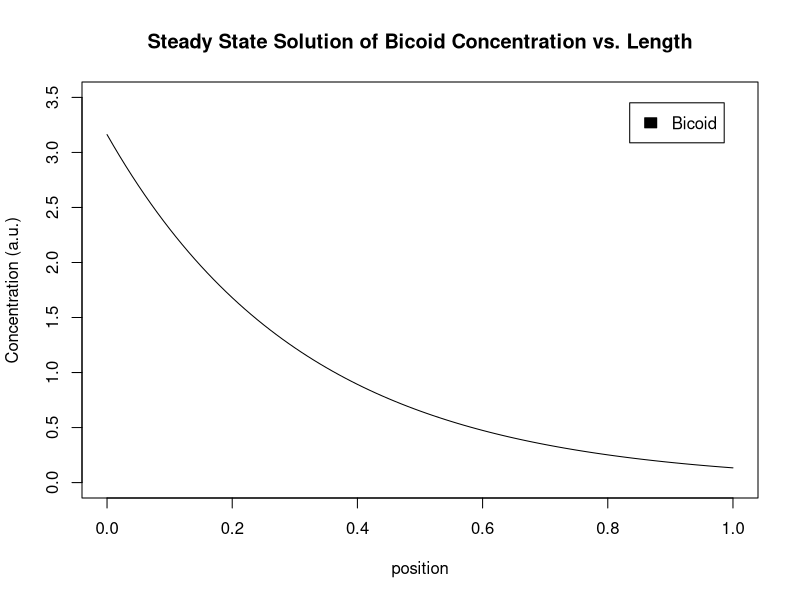
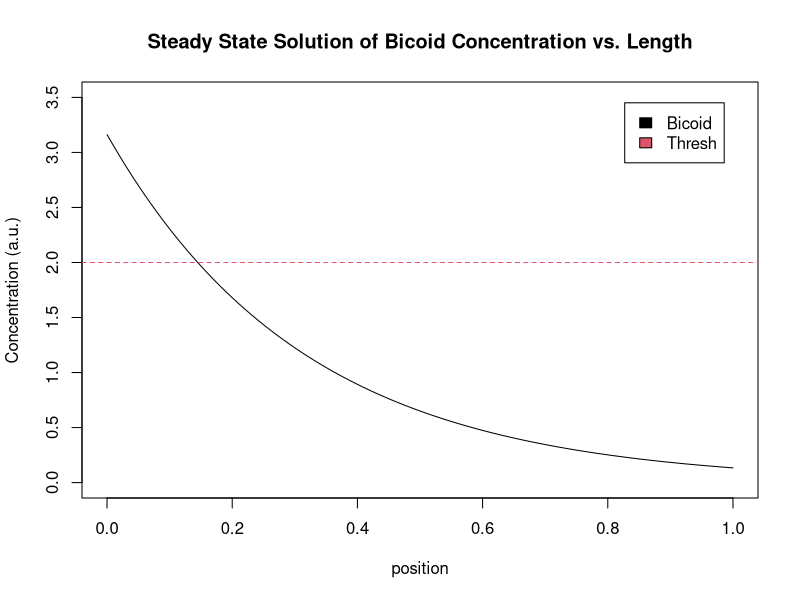
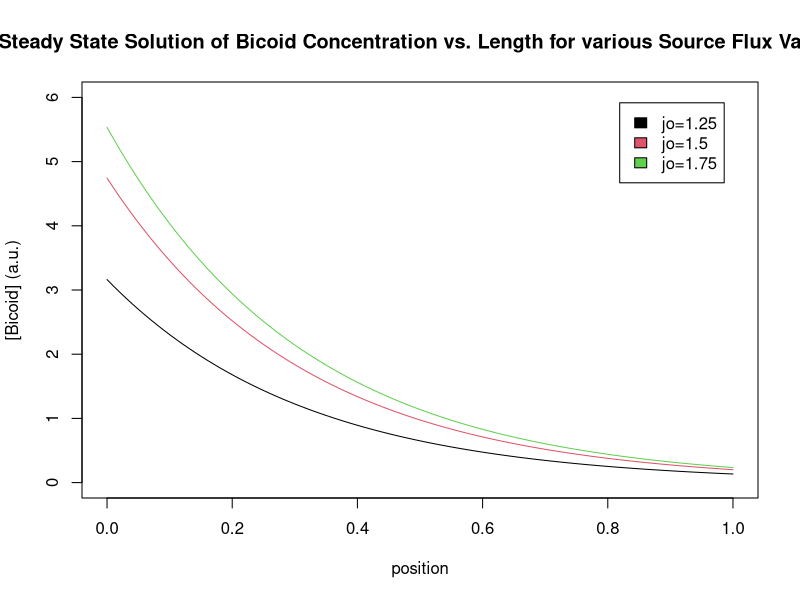
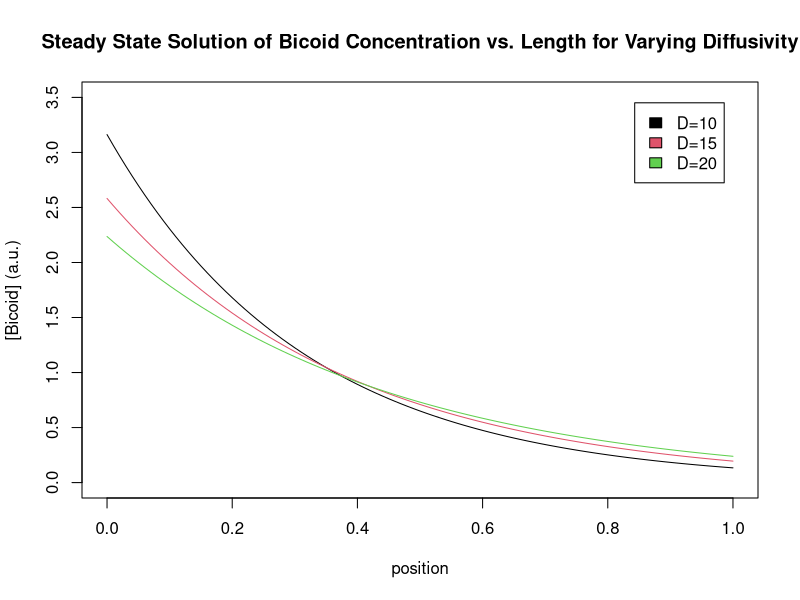
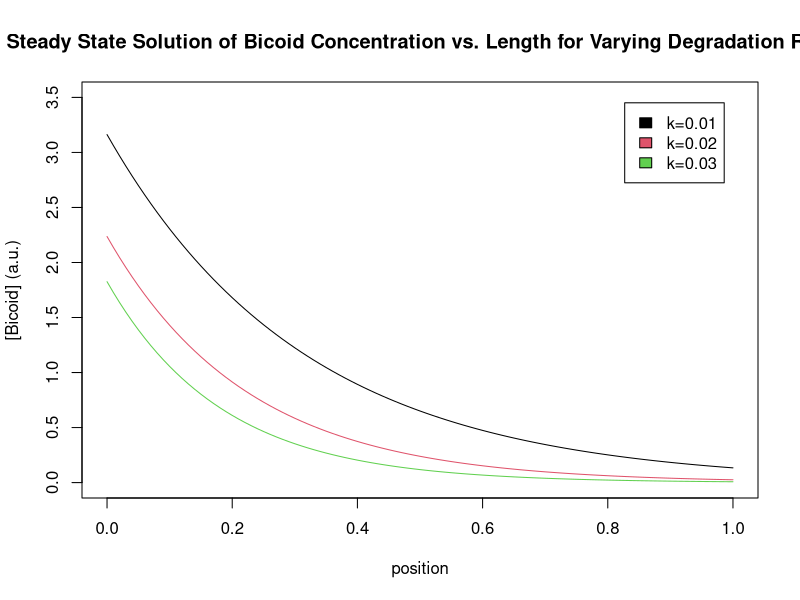
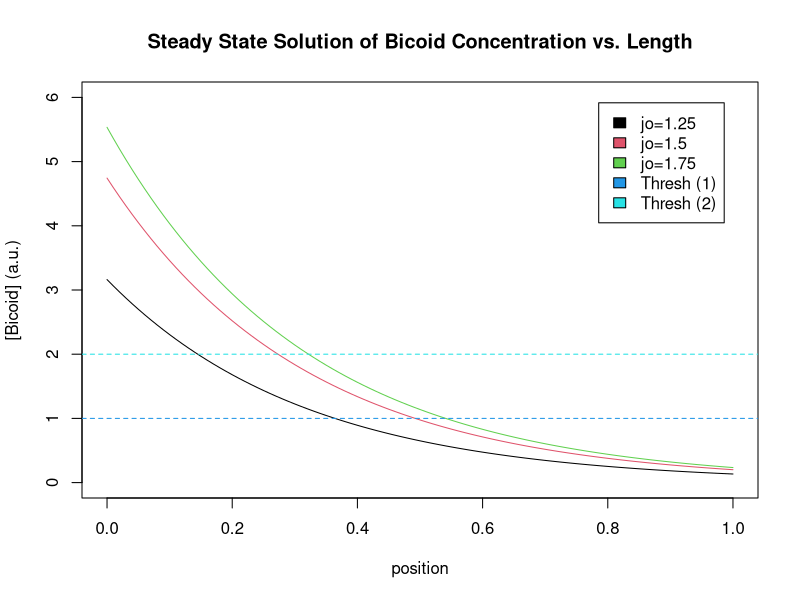
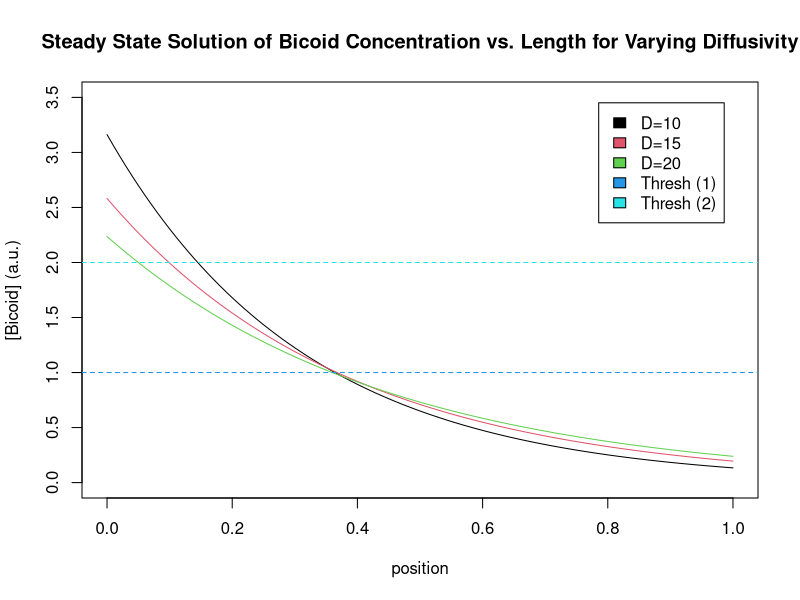
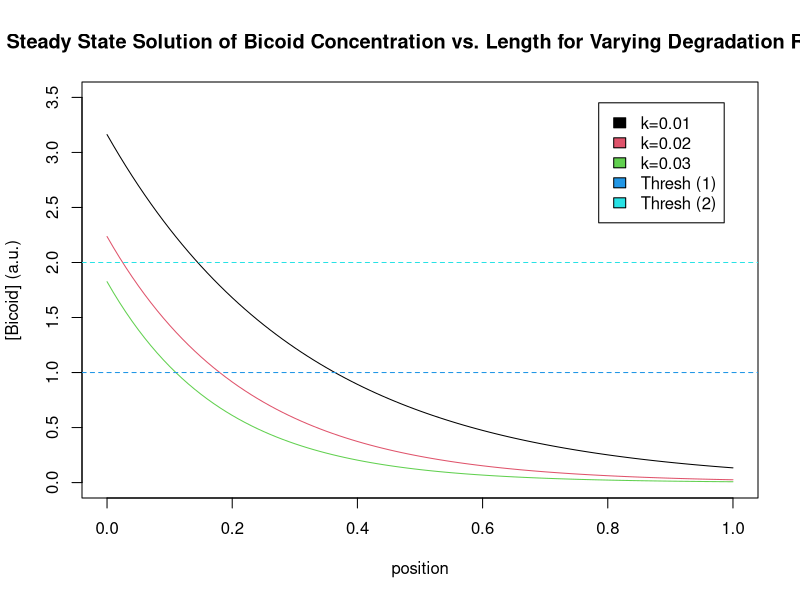

These charts were generated, in order, by the following R code:
## ---- chunk 1
# EKovar Tutorial
# Chunk
#rm(list=ls())
# Parameters
#a <- 1
#b <- 2

#X <- seq(0,100) # stepsize of 1

# Solve Expression
#xaxis <- seq(1,100)
#youtput <- a+b*X
#plot(xaxis,youtput,type="l",xlab="title",ylab="title",main="title graph",col=c(1),xlim=c(min,max),ylim=c(min,max))

# Plot empty plot
#plot(0,0,type="l",xlab="title",ylab="title",main="title graph",col=c(1),xlim=c(min,max),ylim=c(min,max)
#for(i in 1:3){
#  output<-1*20-2
#  lines(output,col=c(i))
#}

#legend("topright",inset=0.05,c("i=1","i=2","i=3"),fill=c(1,2,3))

## ---- chunk 2
# part one - solve the steady sstate equations for bicoid gradient
rm(list=ls())

# part 1.1
#define parameters
jo <- 1 # source flux
k <- 0.01 # degradation rate
D <- 10 # diffusivity, diffusion constant, uM^2/sec
L <- 100 # length of cell uM
co <- jo/sqrt(D*k) # c(0,t)=c0, concentration (uM) at time at position zero, starting point, source flux (rate at beginning)
lambda <-sqrt(D/k) # length constant at EQBM dropped to about 1/3, of its maximal value at the anterior
x <- seq(0,L)
concen <- co*exp(-x/lambda)

plot(x/L,concen,type="l",col=c(1),xlim=c(0.0,1),ylim=c(0.0,3.5),xlab="position",ylab="Concentration (a.u.)",main="Steady State Solution of Bicoid Concentration vs. Length")
legend("topright",inset=0.05,c("Bicoid"),fill=c(1))
## ---- chunk 3
# part 1.2
# define parameters
jo <- 1 # source flux
k <- 0.01 # degradation rate
D <- 10 # diffusivity, diffusion constant, uM^2/sec
L <- 100 # length of cell uM
co <- jo/sqrt(D*k) # c(0,t)=c0, concentration (uM) at time at position zero, starting point, source flux (rate at beginning)
lambda <-sqrt(D/k) # length constant at EQBM dropped to about 1/3, of its maximal value at the anterior
x <- seq(0,L)
concen <- co*exp(-x/lambda)

plot(x/L,concen,type="l",col=c(1),xlim=c(0.0,1),ylim=c(0.0,3.5),xlab="position",ylab="Concentration (a.u.)",main="Steady State Solution of Bicoid Concentration vs. Length")
abline(h=2,col=c(2),lty=2)
legend("topright",inset=0.05,c("Bicoid","Thresh"),fill=c(1,2))
## ---- chunk 4
# a. Source Flux
# i
jo1 <- 1.0 # source flux
k1 <- .01 # degradation rate
D1 <- 10 # diffusivity, diffusion constant, um^2/sec
L1 <- 100 # length of cell
co1 <- jo1/sqrt(D1*k1) # c(0,t)=c0, concentration (uM) at time at position zero, starting point, source flux (rate at beginning)
lambda1 <-sqrt(D1/k1) # length constant at EQBM dropped to about 1/3, of its maximal value at the anterior
x1 <- seq(0,L1)
concen1 <- co1*exp(-x1/lambda1)
# ii
jo2 <- 1.5 # source flux
k2 <- .01 # degradation rate
D2 <- 10 # diffusivity, diffusion constant, um^2/sec
L2 <- 100 # length of cell
co2 <- jo2/sqrt(D2*k2) # c(0,t)=c0, concentration (uM) at time at position zero, starting point, source flux (rate at beginning)
lambda2 <-sqrt(D2/k2) # length constant at EQBM dropped to about 1/3, of its maximal value at the anterior
x2 <- seq(0,L2)
concen2 <- co2*exp(-x2/lambda2)
# iii
jo3 <- 1.75 # source flux
k3 <- .01 # degradation rate
D3 <- 10 # diffusivity, diffusion constant, um^2/sec
L3 <- 100 # length of cell
co3 <- jo3/sqrt(D3*k3) # c(0,t)=c0, concentration (uM) at time at position zero, starting point, source flux (rate at beginning)
lambda3 <-sqrt(D3/k3) # length constant at EQBM dropped to about 1/3, of its maximal value at the anterior
x3 <- seq(0,L3)
concen3 <- co3*exp(-x3/lambda3)
#plot
p1p1 <- plot(x1/L1,concen1,type="l",col=c(1),xlim=c(0.0,1.0),ylim=c(0.0,6),xlab="position",ylab="[Bicoid] (a.u.)",main="Steady State Solution of Bicoid Concentration vs. Length for various Source Flux Values")
p1l1 <- lines(x2/L2,concen2,col=c(2))
p1l2 <- lines(x3/L3,concen3,col=c(3))
p1leg <- legend("topright",inset=0.05,c("jo=1.25","jo=1.5","jo=1.75"),fill=c(1:3))
#call
p1p1
p1l1
p1l2
p1leg
## ---- chunk 5
# b.Diffusivity 
# i
jo1 <- 1 # source flux
k1 <- .01 # degradation rate
D1 <- 10 # diffusivity, diffusion constant, um^2/sec
L1 <- 100 # length of cell
co1 <- jo1/sqrt(D1*k1) # c(0,t)=c0, concentration (uM) at time at position zero, starting point, source flux (rate at beginning)
lambda1 <-sqrt(D/k) # length constant at EQBM dropped to about 1/3, of its maximal value at the anterior
x1 <- seq(0,L1)
concen1 <- co1*exp(-x1/lambda1)
# ii
jo2 <- 1 # source flux
k2 <- .01 # degradation rate
D2 <- 15 # diffusivity, diffusion constant, um^2/sec
L2 <- 100 # length of cell
co2 <- jo2/sqrt(D2*k2) # c(0,t)=c0, concentration (uM) at time at position zero, starting point, source flux (rate at beginning)
lambda2 <-sqrt(D2/k2) # length constant at EQBM dropped to about 1/3, of its maximal value at the anterior
x2 <- seq(0,L)
concen2 <- co2*exp(-x2/lambda2)
# iii
jo3 <- 1 # source flux
k3 <- .01 # degradation rate
D3 <- 20 # diffusivity, diffusion constant, um^2/sec
L3 <- 100 # length of cell
co3 <- jo3/sqrt(D3*k3) # c(0,t)=c0, concentration (uM) at time at position zero, starting point, source flux (rate at beginning)
lambda3 <-sqrt(D3/k3) # length constant at EQBM dropped to about 1/3, of its maximal value at the anterior
x3 <- seq(0,L3)
concen3 <- co3*exp(-x3/lambda3)
#plot
p2p1<-plot(x1/L1,concen1,type="l",col=c(1),xlim=c(0.0,1.0),ylim=c(0.0,3.5),xlab="position",ylab="[Bicoid] (a.u.)",main="Steady State Solution of Bicoid Concentration vs. Length for Varying Diffusivity")
p2l1<-lines(x2/L2,concen2,col=c(2))
p2l2<-lines(x3/L3,concen3,col=c(3))
p2leg<-legend("topright",inset=0.05,c("D=10","D=15","D=20"),fill=c(1:3))
p2p1
p2l1
p2l2
p2leg
## ---- chunk 6
# c. Degradation Rate
cl <- rainbow(1:10)
# i
jo1 <- 1 # source flux
k1 <- .01 # degradation rate
D1 <- 10 # diffusivity, diffusion constant, um^2/sec
L1 <- 100 # length of cell
co1 <- jo1/sqrt(D1*k1) # c(0,t)=c0, concentration (uM) at time at position zero, starting point, source flux (rate at beginning)
lambda1 <-sqrt(D/k) # length constant at EQBM dropped to about 1/3, of its maximal value at the anterior
x1 <- seq(0,L1)
concen1 <- co1*exp(-x1/lambda1)
# ii
jo2 <- 1 # source flux
k2 <- .02 # degradation rate
D2 <- 10 # diffusivity, diffusion constant, um^2/sec
L2 <- 100 # length of cell
co2 <- jo2/sqrt(D2*k2) # c(0,t)=c0, concentration (uM) at time at position zero, starting point, source flux (rate at beginning)
lambda2 <-sqrt(D2/k2) # length constant at EQBM dropped to about 1/3, of its maximal value at the anterior
x2 <- seq(0,L2)
concen2 <- co2*exp(-x2/lambda2)
# iii
jo3 <- 1 # source flux
k3 <- .03 # degradation rate
D3 <- 10 # diffusivity, diffusion constant, um^2/sec
L3 <- 100 # length of cell
co3 <- jo3/sqrt(D3*k3) # c(0,t)=c0, concentration (uM) at time at position zero, starting point, source flux (rate at beginning)
lambda3 <-sqrt(D3/k3) # length constant at EQBM dropped to about 1/3, of its maximal value at the anterior
x3 <- seq(0,L3)
concen3 <- co3*exp(-x3/lambda3)
#plot
p3p1<-plot(x1/L1,concen1,type="l",col=c(1),xlim=c(0.0,1.0),ylim=c(0.0,3.5),xlab="position",ylab="[Bicoid] (a.u.)",main="Steady State Solution of Bicoid Concentration vs. Length for Varying Degradation Rate")
p3l1<-lines(x2/L2,concen2,col=c(2))
p3l2<-lines(x3/L3,concen3,col=c(3))
p3leg<-legend("topright",inset=0.05,c("k=0.01","k=0.02","k=0.03"),fill=c(1:3))
p3p1
p3l1
p3l2
p3leg
## ---- chunk 7
# a. Source Flux
# i
jo1 <- 1.0 # source flux
k1 <- .01 # degradation rate
D1 <- 10 # diffusivity, diffusion constant, um^2/sec
L1 <- 100 # length of cell
co1 <- jo1/sqrt(D1*k1) # c(0,t)=c0, concentration (uM) at time at position zero, starting point, source flux (rate at beginning)
lambda1 <-sqrt(D1/k1) # length constant at EQBM dropped to about 1/3, of its maximal value at the anterior
x1 <- seq(0,L1)
concen1 <- co1*exp(-x1/lambda1)
# ii
jo2 <- 1.5 # source flux
k2 <- .01 # degradation rate
D2 <- 10 # diffusivity, diffusion constant, um^2/sec
L2 <- 100 # length of cell
co2 <- jo2/sqrt(D2*k2) # c(0,t)=c0, concentration (uM) at time at position zero, starting point, source flux (rate at beginning)
lambda2 <-sqrt(D2/k2) # length constant at EQBM dropped to about 1/3, of its maximal value at the anterior
x2 <- seq(0,L2)
concen2 <- co2*exp(-x2/lambda2)
# iii
jo3 <- 1.75 # source flux
k3 <- .01 # degradation rate
D3 <- 10 # diffusivity, diffusion constant, um^2/sec
L3 <- 100 # length of cell
co3 <- jo3/sqrt(D3*k3) # c(0,t)=c0, concentration (uM) at time at position zero, starting point, source flux (rate at beginning)
lambda3 <-sqrt(D3/k3) # length constant at EQBM dropped to about 1/3, of its maximal value at the anterior
x3 <- seq(0,L3)
concen3 <- co3*exp(-x3/lambda3)
#plot
plot(x1/L1,concen1,type="l",col=c(1),xlim=c(0.0,1.0),ylim=c(0.0,6),xlab="position",ylab="[Bicoid] (a.u.)",main="Steady State Solution of Bicoid Concentration vs. Length")
lines(x2/L2,concen2,col=c(2))
lines(x3/L3,concen3,col=c(3))
abline(h=1,col=c(4),lty=2)
abline(h=2,col=c(5),lty=2)
legend("topright",inset=0.05,c("jo=1.25","jo=1.5","jo=1.75","Thresh (1)","Thresh (2)"),fill=c(1:5))
# b.Diffusivity 
# i
jo1 <- 1 # source flux
k1 <- .01 # degradation rate
D1 <- 10 # diffusivity, diffusion constant, um^2/sec
L1 <- 100 # length of cell
co1 <- jo1/sqrt(D1*k1) # c(0,t)=c0, concentration (uM) at time at position zero, starting point, source flux (rate at beginning)
lambda1 <-sqrt(D/k) # length constant at EQBM dropped to about 1/3, of its maximal value at the anterior
x1 <- seq(0,L1)
concen1 <- co1*exp(-x1/lambda1)
# ii
jo2 <- 1 # source flux
k2 <- .01 # degradation rate
D2 <- 15 # diffusivity, diffusion constant, um^2/sec
L2 <- 100 # length of cell
co2 <- jo2/sqrt(D2*k2) # c(0,t)=c0, concentration (uM) at time at position zero, starting point, source flux (rate at beginning)
lambda2 <-sqrt(D2/k2) # length constant at EQBM dropped to about 1/3, of its maximal value at the anterior
x2 <- seq(0,L)
concen2 <- co2*exp(-x2/lambda2)
# iii
jo3 <- 1 # source flux
k3 <- .01 # degradation rate
D3 <- 20 # diffusivity, diffusion constant, um^2/sec
L3 <- 100 # length of cell
co3 <- jo3/sqrt(D3*k3) # c(0,t)=c0, concentration (uM) at time at position zero, starting point, source flux (rate at beginning)
lambda3 <-sqrt(D3/k3) # length constant at EQBM dropped to about 1/3, of its maximal value at the anterior
x3 <- seq(0,L3)
concen3 <- co3*exp(-x3/lambda3)
#plot
plot(x1/L1,concen1,type="l",col=c(1),xlim=c(0.0,1.0),ylim=c(0.0,3.5),xlab="position",ylab="[Bicoid] (a.u.)",main="Steady State Solution of Bicoid Concentration vs. Length for Varying Diffusivity")
lines(x2/L2,concen2,col=c(2))
lines(x3/L3,concen3,col=c(3))
abline(h=1,col=c(4),lty=2)
abline(h=2,col=c(5),lty=2)
legend("topright",inset=0.05,c("D=10","D=15","D=20","Thresh (1)","Thresh (2)"),fill=c(1:5))
# c. Degradation Rate
cl <- rainbow(1:10)
# i
jo1 <- 1 # source flux
k1 <- .01 # degradation rate
D1 <- 10 # diffusivity, diffusion constant, um^2/sec
L1 <- 100 # length of cell
co1 <- jo1/sqrt(D1*k1) # c(0,t)=c0, concentration (uM) at time at position zero, starting point, source flux (rate at beginning)
lambda1 <-sqrt(D/k) # length constant at EQBM dropped to about 1/3, of its maximal value at the anterior
x1 <- seq(0,L1)
concen1 <- co1*exp(-x1/lambda1)
# ii
jo2 <- 1 # source flux
k2 <- .02 # degradation rate
D2 <- 10 # diffusivity, diffusion constant, um^2/sec
L2 <- 100 # length of cell
co2 <- jo2/sqrt(D2*k2) # c(0,t)=c0, concentration (uM) at time at position zero, starting point, source flux (rate at beginning)
lambda2 <-sqrt(D2/k2) # length constant at EQBM dropped to about 1/3, of its maximal value at the anterior
x2 <- seq(0,L2)
concen2 <- co2*exp(-x2/lambda2)
# iii
jo3 <- 1 # source flux
k3 <- .03 # degradation rate
D3 <- 10 # diffusivity, diffusion constant, um^2/sec
L3 <- 100 # length of cell
co3 <- jo3/sqrt(D3*k3) # c(0,t)=c0, concentration (uM) at time at position zero, starting point, source flux (rate at beginning)
lambda3 <-sqrt(D3/k3) # length constant at EQBM dropped to about 1/3, of its maximal value at the anterior
x3 <- seq(0,L3)
concen3 <- co3*exp(-x3/lambda3)
#plot
plot(x1/L1,concen1,type="l",col=c(1),xlim=c(0.0,1.0),ylim=c(0.0,3.5),xlab="position",ylab="[Bicoid] (a.u.)",main="Steady State Solution of Bicoid Concentration vs. Length for Varying Degradation Rate")
lines(x2/L2,concen2,col=c(2))
lines(x3/L3,concen3,col=c(3))
abline(h=1,col=c(4),lty=2)
abline(h=2,col=c(5),lty=2)
legend("topright",inset=0.05,c("k=0.01","k=0.02","k=0.03","Thresh (1)","Thresh (2)"),fill=c(1:5))
## ---- chunk 8
hbmax<-3 # max value bound (max activation for hunchback)
khalf<-.8 # half amount of bicoid bound, threshold value
n<-5 # Hill coefficient (measure of cooperativity of binding, also sets the steepness)
# bicoid (x) is the concentration (a.u) for bicoid solved from above (part one),K is the half-maximal value or threshold value for hunchback activation

# Solve exponential function from part 1:
#concentration at initial position at steady state (co) = flux/sqrt(diffusivity*degradation rate)
# Recall
jo <- 1 # source flux
k <- 0.01 # degradation rate
D <- 10 # diffusivity, diffusion constant, uM^2/sec
L <- 100 # length of cell uM
x <- seq(0,L)
co <- jo/sqrt(D*k) # c(0,t)=c0, concentration (uM) at time at position zero, starting point, source flux (rate at beginning)
lambda<-sqrt(D/k)
concen <- co*exp(-x/lambda)
#Hunchback
hx<-hbmax*((concen^n)/(concen^n+khalf^n))
#plot
plot(x/L,hx,type="l",col=c(1),xlim=c(0.0,1.0),ylim=c(0.0,4),xlab="position (x/L)",ylab="Intensity (a.u.)",main="[Bicoid] and Hunchback Expression vs. Position")
legend("topright",inset=0.05,c("Hunchback"),fill=c(1))
plot(x/L,hx,type="l",col=c(1),xlim=c(0.0,1.0),ylim=c(0.0,4),xlab="position (x/L)",ylab="Intensity (a.u.)",main="[Bicoid] and Hunchback Expression vs. Position")
lines(x/L,concen,type="l",col=c(2),xlim=c(0.0,1),lty=2)
legend("topright",inset=0.05,c("Hunchback","Bicoid"),fill=c(1,2))
## ---- chunk 9
# Part A: Vary Hill coefficient
hbmax<-3 
khalf<-.8 
n1<-5 # Hill coefficient 1
n2<-7.5 # Hill coefficient 2
n3<-10.0 # Hill coefficient 3
n4<-12.5 # Hill coefficient 4
jo <- 1 
k <- 0.01
D <- 10 
L <- 100 
x <- seq(0,L)
co <- jo/sqrt(D*k) 
lambda<-sqrt(D/k)
concen <- co*exp(-x/lambda)
#Hunchback
hx1<-hbmax*((concen^n1)/(concen^n1+khalf^n1))
hx2<-hbmax*((concen^n2)/(concen^n2+khalf^n2))
hx3<-hbmax*((concen^n3)/(concen^n3+khalf^n3))
hx4<-hbmax*((concen^n4)/(concen^n4+khalf^n4))
#plot
plot(x/L,hx1,type="l",col=c(1),xlim=c(0.0,1.0),ylim=c(0.0,4),xlab="position (x/L)",ylab="Intensity (a.u.)",main="[Bicoid] and Hunchback Expression vs. Position for varied Hill coefficients")
lines(x/L,hx2,col=c(2))
lines(x/L,hx3,col=c(3))
lines(x/L,hx4,col=c(4))
lines(x/L,concen,col=c(5),xlim=c(0.0,1),lty=2)
legend("topright",inset=0.05,c("n=5","n=7.5","n=9.0","n=10","Bicoid"),fill=c(1:5))
## ---- chunk 10
# Part B: Vary threshold value K
hbmax<-3 
khalf1<-.4 # threshold value 1
khalf2<-.6 # threshold value 2
khalf3<-.8 # threshold value 3
khalf4<-1 # threshold value 3
n<-5 
jo <- 1 
k <- 0.01 
D <- 10 
L <- 100 
x <- seq(0,L)
co <- jo/sqrt(D*k)  
lambda<-sqrt(D/k)
concen <- co*exp(-x/lambda)
#Hunchback
hx1<-hbmax*((concen^n)/(concen^n+khalf1^n))
hx2<-hbmax*((concen^n)/(concen^n+khalf2^n))
hx3<-hbmax*((concen^n)/(concen^n+khalf3^n))
hx4<-hbmax*((concen^n)/(concen^n+khalf4^n))
#plot
plot(x/L,hx1,type="l",col=c(1),xlim=c(0.0,1.0),ylim=c(0.0,4),xlab="position (x/L)",ylab="Intensity (a.u.)",main="[Bicoid] and Hunchback Expression vs. Position for various threshold values")
lines(x/L,hx2,col=c(2))
lines(x/L,hx3,col=c(3))
lines(x/L,hx4,col=c(4))
lines(x/L,concen,col=c(5),xlim=c(0.0,1),lty=2)
legend("topright",inset=0.05,c("thresh=0.4","thresh=0.6","thresh=0.8","thresh=1","Bicoid"),fill=c(1:5))
## ---- chunk 11
# Part B: Vary threshold value K EX. (iii)
hbmax<-3 
khalf1<-.4 # threshold value 1
khalf2<-.6 # threshold value 2
khalf3<-.8 # threshold value 3
khalf4<-1 # threshold value 3
n<-5 
jo <- 1 
k <- 0.01 
D <- 10 
L <- 100 
x <- seq(0,L)
co <- jo/sqrt(D*k)  
lambda<-sqrt(D/k)
concen <- co*exp(-x/lambda)
#Hunchback
hx1<-hbmax*((concen^n)/(concen^n+khalf1^n))
hx2<-hbmax*((concen^n)/(concen^n+khalf2^n))
hx3<-hbmax*((concen^n)/(concen^n+khalf3^n))
hx4<-hbmax*((concen^n)/(concen^n+khalf4^n))
#plot
plot(x/L,hx1,type="l",col=c(1),xlim=c(0.0,1.0),ylim=c(0.0,4),xlab="position (x/L)",ylab="Intensity (a.u.)",main="[Bicoid] and Hunchback Expression vs. Position for various threshold values")
lines(x/L,hx2,col=c(2))
lines(x/L,hx3,col=c(3))
lines(x/L,hx4,col=c(4))
lines(x/L,concen,col=c(5),xlim=c(0.0,1),lty=3)
abline(h=1.75,col=c(6),lty=2)
legend("topright",inset=0.05,c("thresh=0.4","thresh=0.6","thresh=0.8","thresh=1","Bicoid","ex. threshold conc"),fill=c(1:6))
## ---- chunk 12
# Kruppel
# Nb. Kruppel is activated in the middle segment and is activated by bicoid's sharp decline in cocnentration and hunchback's declining concentration with some threshold
#Nb. Kruppel is inhibited both by hunchback;s high concentration (certain threshold) and when a lower threshold is reached for HUnchback. This duel activation/inhibition (with 2 associated thresholds) sets the domain where Kruppel is active

# define parameters
kinh<- 1 
kact <- 1 
m<-5 
p<-5 
B0<-11 
hbmax<-3 
khalf<-.8 
n<-5 
jo <- 1 
k <- 0.01 
D <- 10 
L <- 100 
x <- seq(0,L)
co <- jo/sqrt(D*k) 
lambda<-sqrt(D/k)
concen <- co*exp(-x/lambda)
hx<-hbmax*((concen^n)/(concen^n+khalf^n))
# Kruppel
kruppel<-B0*((hx^m)/(hx^m+kact^m))*((kinh^p)/(kinh^p+hx^p))
#plot
plot(x/L,kruppel,type="l",col=c(1),xlim=c(0.0,1.0),ylim=c(0.0,6),xlab="position (x/L)",ylab="Intensity (a.u.)",main="[Bicoid] and Kruppel Expression vs. Position")
legend("topright",inset=0.05,c("Kruppel"),fill=c(1))
plot(x/L,kruppel,type="l",col=c(1),xlim=c(0.0,1.0),ylim=c(0.0,6),xlab="position (x/L)",ylab="Intensity (a.u.)",main="[Bicoid] and Kruppel Expression vs. Position")
lines(x/L,concen,col=c(2),xlim=c(0.0,1),lty=2)
legend("topright",inset=0.05,c("Kruppel","Hunchback Ref","Bicoid Ref"),fill=c(1:3))
lines(x/L,hx,type="l",col=c(3),lty=2)
## ---- chunk 13
# Part Ai: Vary the Hill Coefficient for both INHIBITION and activation
kinh<- 1 
kact <- 1 
m<-5
p1<-7.5
p2<-10
p3<-12.5
p4<-15
B0<-11 
hbmax<-3 
khalf<-.8 
n<-5 
jo <- 1 
k <- 0.01 
D <- 10 
L <- 100 
x <- seq(0,L)
co <- jo/sqrt(D*k) 
lambda<-sqrt(D/k)
concen <- co*exp(-x/lambda)
hx<-hbmax*((concen^n)/(concen^n+khalf^n))
# Kruppel
kruppel1<-B0*((hx^m)/(hx^m+kact^m))*((kinh^p1)/(kinh^p1+hx^p1))
kruppel2<-B0*((hx^m)/(hx^m+kact^m))*((kinh^p2)/(kinh^p2+hx^p2))
kruppel3<-B0*((hx^m)/(hx^m+kact^m))*((kinh^p3)/(kinh^p3+hx^p3))
kruppel4<-B0*((hx^m)/(hx^m+kact^m))*((kinh^p4)/(kinh^p4+hx^p4))
#plot
plot(x/L,kruppel1,type="l",col=c(1),xlim=c(0.0,1.0),ylim=c(0.0,6),xlab="position (x/L)",ylab="Intensity (a.u.)",main="[Bicoid] and Kruppel Expression vs. Position")
lines(x/L,kruppel2,col=c(2))
lines(x/L,kruppel3,col=c(3))
lines(x/L,kruppel4,col=c(4))
legend("topright",inset=0.05,c("p=5","p=7.5","p=10","p=12.5"),fill=c(1:4))

# Part Aii: Vary the Hill Coefficient for both inhibition and ACTIVATION
kinh<- 1 
kact <- 1 
m1<-5 
m2<-7.5
m3<-10
m4<-12.5
p<-15
B0<-11 
hbmax<-3 
khalf<-.8 
n<-5 
jo <- 1 
k <- 0.01 
D <- 10 
L <- 100 
x <- seq(0,L)
co <- jo/sqrt(D*k) 
lambda<-sqrt(D/k)
concen <- co*exp(-x/lambda)
hx<-hbmax*((concen^n)/(concen^n+khalf^n))
# Kruppel
kruppel1<-B0*((hx^m1)/(hx^m1+kact^m1))*((kinh^p)/(kinh^p+hx^p))
kruppel2<-B0*((hx^m2)/(hx^m2+kact^m2))*((kinh^p)/(kinh^p+hx^p))
kruppel3<-B0*((hx^m3)/(hx^m3+kact^m3))*((kinh^p)/(kinh^p+hx^p))
kruppel4<-B0*((hx^m4)/(hx^m4+kact^m4))*((kinh^p)/(kinh^p+hx^p))
#plot
plot(x/L,kruppel1,type="l",col=c(1),xlim=c(0.0,1.0),ylim=c(0.0,6),xlab="position (x/L)",ylab="Intensity (a.u.)",main="[Bicoid] and Kruppel Expression vs. Position")
lines(x/L,kruppel2,col=c(2))
lines(x/L,kruppel3,col=c(3))
lines(x/L,kruppel4,col=c(4))
legend("topright",inset=0.05,c("m=5","m=7.5","m=10","m=12.5"),fill=c(1:4))

## ---- chunk 14
# Part Bi: Vary the threshold value K for both INHIBITION and activation (one at a time)
kinh1<- 1 
kinh2<- 1.05
kinh3<- 1.1
kinh4<- 1.15
kact <- 1 
m<-5 
p<-5 
B0<-11 
hbmax<-3 
khalf<-.8 
n<-5 
jo <- 1 
k <- 0.01 
D <- 10 
L <- 100 
x <- seq(0,L)
co <- jo/sqrt(D*k) 
lambda<-sqrt(D/k)
concen <- co*exp(-x/lambda)
hx<-hbmax*((concen^n)/(concen^n+khalf^n))
# Kruppel
kruppel1<-B0*((hx^m)/(hx^m+kact^m))*((kinh1^p)/(kinh1^p+hx^p))
kruppel2<-B0*((hx^m)/(hx^m+kact^m))*((kinh2^p)/(kinh2^p+hx^p))
kruppel3<-B0*((hx^m)/(hx^m+kact^m))*((kinh3^p)/(kinh3^p+hx^p))
kruppel4<-B0*((hx^m)/(hx^m+kact^m))*((kinh4^p)/(kinh4^p+hx^p))
#plot
plot(x/L,kruppel1,type="l",col=c(1),xlim=c(0.0,1.0),ylim=c(0.0,6),xlab="position (x/L)",ylab="Intensity (a.u.)",main="[Bicoid] and Kruppel Expression vs. Position")
lines(x/L,kruppel2,col=c(2))
lines(x/L,kruppel3,col=c(3))
lines(x/L,kruppel4,col=c(4))
legend("topright",inset=0.05,c("kinh=1","kinh=2.5","kinh=4","kinh=5.5"),fill=c(1:4))
# Part Bi: Vary the threshold value K for both  and ACTIVATIOn (one at a time)
kinh<- 1 
kact1 <- 1 
kact2 <- 1.1
kact3 <- 1.2
kact4<- 1.3
m<-5 
p<-5 
B0<-11 
hbmax<-3 
khalf<-.8 
n<-5 
jo <- 1 
k <- 0.01 
D <- 10 
L <- 100 
x <- seq(0,L)
co <- jo/sqrt(D*k) 
lambda<-sqrt(D/k)
concen <- co*exp(-x/lambda)
hx<-hbmax*((concen^n)/(concen^n+khalf^n))
# Kruppel
kruppel1<-B0*((hx^m)/(hx^m+kact1^m))*((kinh^p)/(kinh^p+hx^p))
kruppel2<-B0*((hx^m)/(hx^m+kact2^m))*((kinh^p)/(kinh^p+hx^p))
kruppel3<-B0*((hx^m)/(hx^m+kact3^m))*((kinh^p)/(kinh^p+hx^p))
kruppel4<-B0*((hx^m)/(hx^m+kact4^m))*((kinh^p)/(kinh^p+hx^p))
#plot
plot(x/L,kruppel1,type="l",col=c(1),xlim=c(0.0,1.0),ylim=c(0.0,6),xlab="position (x/L)",ylab="Intensity (a.u.)",main="[Bicoid] and Kruppel Expression vs. Position")
lines(x/L,kruppel2,col=c(2))
lines(x/L,kruppel3,col=c(3))
lines(x/L,kruppel4,col=c(4))
legend("topright",inset=0.05,c("kact=1","kact=2.5","kact=4","kact=5.5"),fill=c(1:4))
## ---- chunk 15
# Part A: Vary the source flux jo for bicoid
kinh<- 1 
kact <- 1 
m<-5 
p<-5 
B0<-11 
hbmax<-3 
khalf<-.8 
n<-5 
jo <- 0.6
jo2 <- 0.8
k <- 0.01 
D <- 10 
L <- 100 
x <- seq(0,L)
co <- jo/sqrt(D*k) 
co2 <- jo2/sqrt(D*k)
lambda<-sqrt(D/k)
# Bicoid
concen <- co*exp(-x/lambda)
concen2 <- co2*exp(-x/lambda)
#Hunchback
hx<-hbmax*((concen^n)/(concen^n+khalf^n))
hx2<-hbmax*((concen2^n)/(concen2^n+khalf^n))
# Kruppel
kruppel<-B0*((hx^m)/(hx^m+kact^m))*((kinh^p)/(kinh^p+hx^p))
kruppel2<-B0*((hx2^m)/(hx2^m+kact^m))*((kinh^p)/(kinh^p+hx2^p))
#plot
plot(x/L,concen,type="l",col=c(1),xlim=c(0.0,1.0),ylim=c(0.0,3.5),xlab="position (x/L)",ylab="Intensity (a.u.)",main="[Bicoid] and Target Gene Expression vs. Position")
lines(x/L,hx,col=c(2))
lines(x/L,kruppel,col=c(3))
lines(x/L,concen2,lty=2,col=c(4))
lines(x/L,hx2,lty=2,col=c(5))
lines(x/L,kruppel2,lty=2,col=c(6))
abline(v=.32,col="gray",lty=3)
abline(v=.41,col="gray",lty=3)
abline(h=1.422,col="brown",lty=3)
legend("topright",inset=0.05,c("Bicoid Control","Hunchback Control","Kruppel Control","Bicoid Exptl","Hunchback Exptl","Kruppel Exptl", "Peak Kruppel (Control/Exptl)","Activation of Kruppel by Hb(x)"),fill=c(1,2,3,4,5,6,"gray","brown"),cex=0.7)
## ---- chunk 16
# PART B: Vary the activation threshold value Kact
kinh<- 1 
kact <- 1
kact2<-1.25
m<-5 
p<-5 
B0<-11 
hbmax<-3 
khalf<-.8 
n<-5 
jo <- 1 
k <- 0.01 
D <- 10 
L <- 100 
x <- seq(0,L)
co <- jo/sqrt(D*k) 
lambda<-sqrt(D/k)
# Bicoid
concen <- co*exp(-x/lambda)
#Hunchback
hx<-hbmax*((concen^n)/(concen^n+khalf^n))
# Kruppel
kruppel<-B0*((hx^m)/(hx^m+kact^m))*((kinh^p)/(kinh^p+hx^p))
kruppel2<-B0*((hx^m)/(hx^m+kact2^m))*((kinh^p)/(kinh^p+hx^p))
#plot
plot(x/L,concen,type="l",col=c(1),xlim=c(0.0,1.0),ylim=c(0.0,3.5),xlab="position (x/L)",ylab="Intensity (a.u.)",main="[Bicoid] and Target Gene Expression vs. Position")
lines(x/L,hx,col=c(2))
lines(x/L,kruppel,col=c(3))
lines(x/L,kruppel2,col=c(4),lty=2)
abline(v=.46689,col=c(5),lty=3)
abline(v=.48,col=c(5),lty=3)
abline(h=0.606,col=c(6),lty=3)
abline(h=0.8,col=c(6),lty=3)
abline(h=1.2738,col=c(8),lty=3)
abline(h=1.43,col=c(8),lty=3)
legend("topright",inset=0.05,c("Bicoid","hunchback","Kruppel Control","Kruppel Exptl","Peak Kruppel (control/exptl)","Activation of Kruppel by Hb(x)","Inhibition of Kruppel by Hb(x)"),fill=c(1,2,3,4,5,8,6),cex=0.7)
